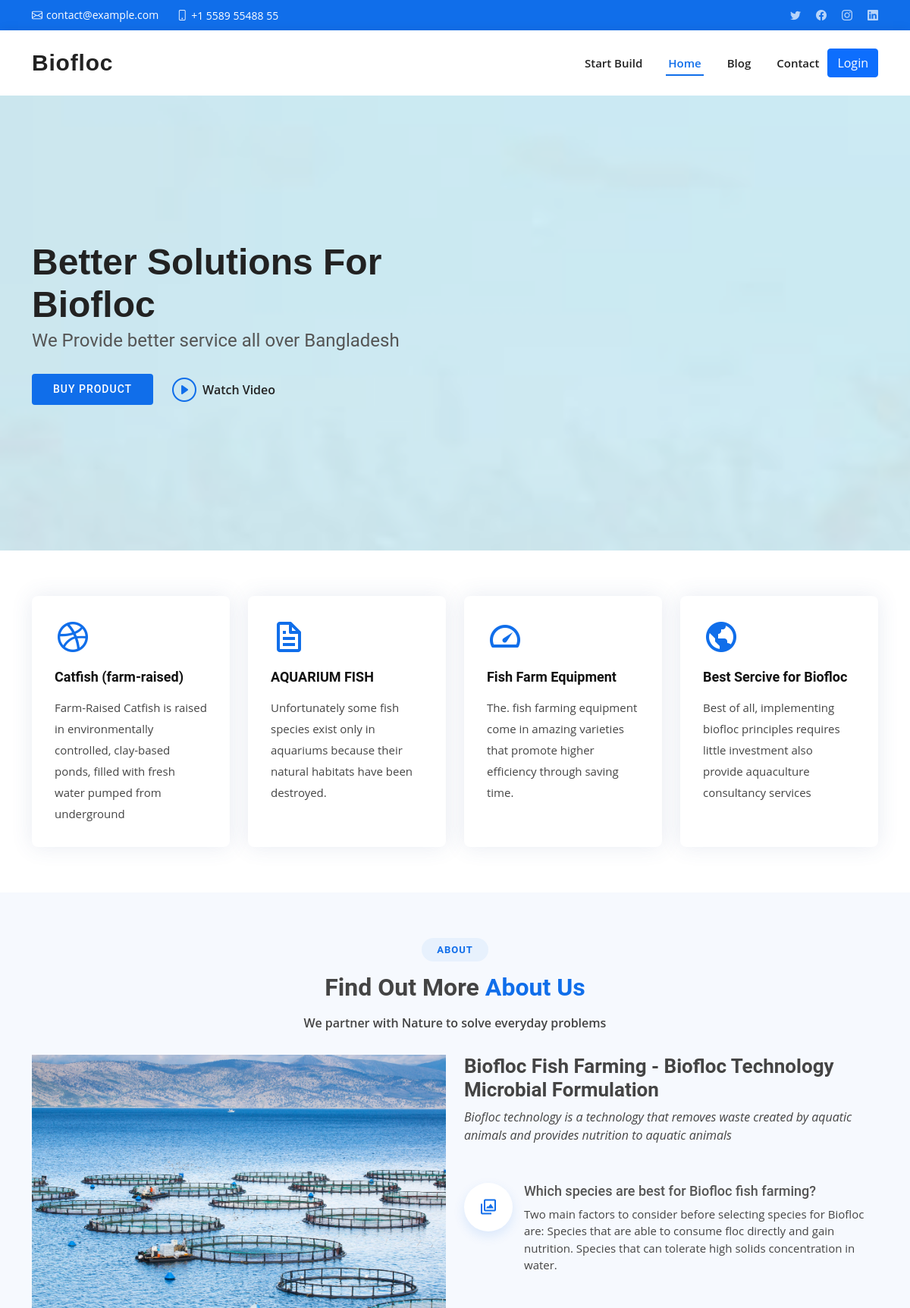
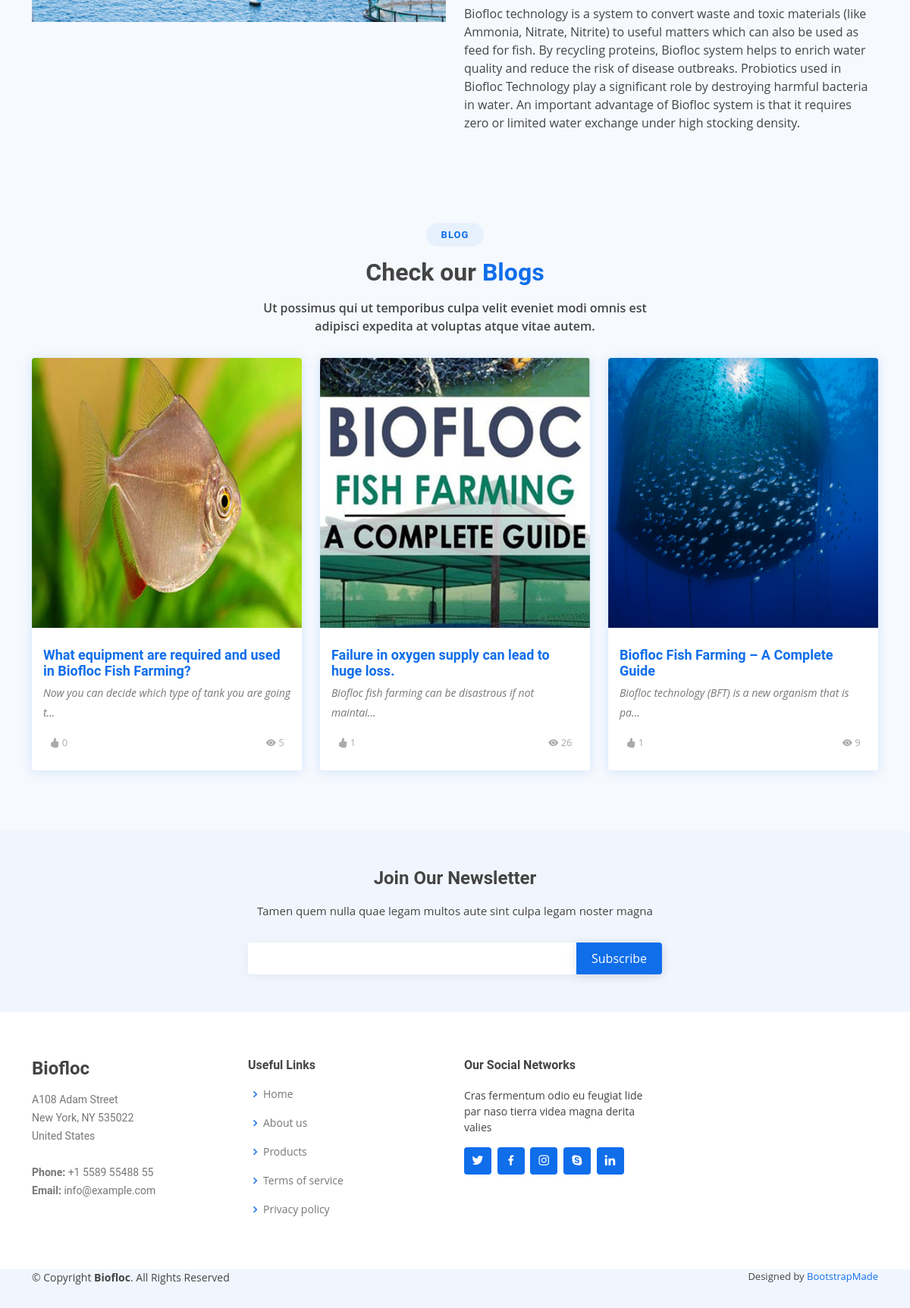
The page / on the database its author committed (2 pictures, top to bottom).
### blog/models.py (models this page shows, shortened)
class Blog(models.Model):
    title = models.CharField(max_length=255)
    details = models.TextField()
    image = models.ImageField(upload_to='blog', default='720x400.png')
    post_views = models.IntegerField(default=0)
    status = models.BooleanField(default=False)
    author = models.ForeignKey(
        User, related_name='blog', on_delete=models.CASCADE)
    likes = models.ManyToManyField(
        User, related_name='likes', blank=True)
    like_count = models.BigIntegerField(default=0)
    created_at = models.DateTimeField(auto_now_add=True)

### biofloc/views.py (the view)
# urls.py: path('', HomePage, name='home'),
def HomePage(request):
    blog = Blog.objects.filter(status=True).order_by('-id')[0:3]
    context = {
        'blogs': blog
    }
    return render(request, 'index.html', context)

### templates/index.html (shortened to what this page needs)
{% extends "layout/layout.html" %}
{% load static %}
{% block content %}
<section id="hero" class="d-flex align-items-center">
  <div class="container">
    <div class="row">
      <div class="col-lg-6 d-flex flex-column justify-content-center pt-4 pt-lg-0 order-2 order-lg-1" data-aos="fade-up"
        data-aos-delay="200">
        <h1>Better Solutions For Biofloc</h1>
        <h2>We Provide better service all over Bangladesh</h2>
        <div class="d-flex justify-content-center justify-content-lg-start">
          <a href="{% url 'product' %}" class="btn-get-started scrollto">Buy Product</a>
          <a href="https://youtu.be/g4AYil5--70" class="glightbox btn-watch-video"><i
              class="bi bi-play-circle"></i><span>Watch Video</span></a>
        </div>
      </div>
      <div class="col-lg-6 order-1 order-lg-2 hero-img" data-aos="zoom-in" data-aos-delay="200">
      </div>
    </div>
  </div>
</section>
<section id="featured-services" class="featured-services">
  <div class="container aos-init aos-animate" data-aos="fade-up">
    <div class="row">
      <div class="col-md-6 col-lg-3 d-flex align-items-stretch mb-5 mb-lg-0">
        <div class="icon-box aos-init aos-animate" data-aos="fade-up" data-aos-delay="100">
          <div class="icon"><i class="bx bxl-dribbble"></i></div>
          <h4 class="title"><a href="">Catfish (farm-raised)</a></h4>
          <p class="description">Farm-Raised Catfish is raised in environmentally controlled, clay-based ponds, filled
            with fresh water pumped from underground</p>
        </div>
      </div>
      <div class="col-md-6 col-lg-3 d-flex align-items-stretch mb-5 mb-lg-0">
        <div class="icon-box aos-init aos-animate" data-aos="fade-up" data-aos-delay="200">
          <div class="icon"><i class="bx bx-file"></i></div>
          <h4 class="title"><a href="">AQUARIUM FISH</a></h4>
          <p class="description">Unfortunately some fish species exist only in aquariums because their natural habitats
            have been destroyed.</p>
        </div>
      </div>
      <div class="col-md-6 col-lg-3 d-flex align-items-stretch mb-5 mb-lg-0">
        <div class="icon-box aos-init aos-animate" data-aos="fade-up" data-aos-delay="300">
          <div class="icon"><i class="bx bx-tachometer"></i></div>
          <h4 class="title"><a href="">Fish Farm Equipment</a></h4>
          <p class="description"> The. fish farming equipment come in amazing varieties that promote higher efficiency
            through saving time.</p>
        </div>
      </div>
      <div class="col-md-6 col-lg-3 d-flex align-items-stretch mb-5 mb-lg-0">
        <div class="icon-box aos-init aos-animate" data-aos="fade-up" data-aos-delay="400">
          <div class="icon"><i class="bx bx-world"></i></div>
          <h4 class="title"><a href="">Best Sercive for Biofloc</a></h4>
          <p class="description">Best of all, implementing biofloc principles requires little investment also provide
            aquaculture consultancy services</p>
        </div>
      </div>
    </div>
  </div>
</section>
<section id="about" class="about section-bg">
  <div class="container aos-init aos-animate" data-aos="fade-up">
    <div class="section-title">
      <h2>About</h2>
      <h3>Find Out More <span>About Us</span></h3>
      <p>We partner with Nature to solve everyday problems</p>
    </div>
    <div class="row">
      <div class="col-lg-6 aos-init aos-animate" data-aos="fade-right" data-aos-delay="100">
        <img src="{% static 'img/2.jpg' %}" class="img-fluid" alt="">
      </div>
      <div class="col-lg-6 pt-4 pt-lg-0 content d-flex flex-column justify-content-center aos-init aos-animate"
        data-aos="fade-up" data-aos-delay="100">
        <h3>Biofloc Fish Farming - Biofloc Technology Microbial Formulation</h3>
        <p class="fst-italic">
          Biofloc technology is a technology that removes waste created by aquatic animals and provides nutrition to aquatic animals
        </p>
        <ul>
          <li>
            <i class="bx bx-images"></i>
            <div>
              <h5>Which species are best for Biofloc fish farming?</h5>
              <p>Two main factors to consider before selecting species for Biofloc are:
Species that are able to consume floc directly and gain nutrition.
Species that can tolerate high solids concentration in water.</p>
            </div>
          </li>
        </ul>
        <p>
          Biofloc technology is a system to convert waste and toxic materials (like Ammonia, Nitrate, Nitrite) to useful matters which can also be used as feed for fish. By recycling proteins, Biofloc system helps to enrich water quality and reduce the risk of disease outbreaks. Probiotics used in Biofloc Technology play a significant role by destroying harmful bacteria in water. An important advantage of Biofloc system is that it requires zero or limited water exchange under high stocking density.
        </p>
      </div>
    </div>
  </div>
</section>
<section id="team" class="team section-bg">
  <div class="container aos-init aos-animate" data-aos="fade-up">
    <div class="section-title">
      <h2>Blog</h2>
      <h3>Check our <span>Blogs</span></h3>
      <p>Ut possimus qui ut temporibus culpa velit eveniet modi omnis est adipisci expedita at voluptas atque vitae
        autem.</p>
    </div>
    <div class="row">
      {% for blog in blogs %}
      <div class="col-lg-4 col-md-4 d-flex align-items-stretch aos-init aos-animate" data-aos="fade-up"
        data-aos-delay="100">
        <div class="member">
          <div class="member-img">
            <img src="{{ blog.image.url}}" class="img-fluid" alt="">
          </div>
          <div class="member-info">
            <h4><a href="{% url 'blog-details' blog.id %}">{{blog.title}}</a></h4>
            <p>{{blog.details|truncatechars:54}}</p>
            <div class="d-flex justify-content-between" style="font-size: 15px;">
              <span class="badge badge-pill badge-primary"><i class="bi bi-hand-thumbs-up-fill"></i>
                {{blog.like_count}}</span>
              <span class="badge badge-pill badge-primary"><i class="bi bi-eye-fill"></i>
                {{blog.post_views}}</span>
            </div>
          </div>
        </div>
      </div>
      {% endfor %}
    </div>
  </div>
</section>
{% endblock content %}

### static/assets/css/style.css (style rules this page uses)
body { font-family: "Open Sans", sans-serif; color: #444444; }
a { color: #106eea; text-decoration: none; }
h1, h2, h3, h4, h5, h6 { font-family: "Roboto", sans-serif; }
#hero { width: 100%; height: 75vh; background: url("../img/hero-bg2.jpg") top left; background-size: cover; position: relative; }
#hero:before { content: ""; background: rgba(255, 255, 255, 0.6); position: absolute; bottom: 0; top: 0; left: 0; right: 0; }
#hero .container { position: relative; }
#hero h1 { margin: 0; font-size: 48px; font-weight: 700; line-height: 56px; color: #222222; font-family: "Poppins", sans-serif; }
#hero h2 { color: #555555; margin: 5px 0 30px 0; font-size: 24px; font-weight: 400; }
#hero .btn-get-started { font-family: "Roboto", sans-serif; text-transform: uppercase; font-weight: 500; font-size: 14px; letter-spacing: 1px; display: inline-block; padding: 10px 28px; border-radius: 4px; transition: 0.5s; color: #fff; background: #106eea; }
#hero .btn-watch-video { font-size: 16px; transition: 0.5s; margin-left: 25px; color: #222222; font-weight: 600; display: flex; align-items: center; }
#hero .btn-watch-video i { color: #106eea; font-size: 32px; transition: 0.3s; line-height: 0; margin-right: 8px; }
@media (min-width: 1024px) { #hero { background-attachment: fixed; } }
section { padding: 60px 0; overflow: hidden; }
.section-bg { background-color: #f6f9fe; }
.section-title { text-align: center; padding-bottom: 30px; }
.section-title h2 { font-size: 13px; letter-spacing: 1px; font-weight: 700; padding: 8px 20px; margin: 0; background: #e7f1fd; color: #106eea; display: inline-block; text-transform: uppercase; border-radius: 50px; }
.section-title h3 { margin: 15px 0 0 0; font-size: 32px; font-weight: 700; }
.section-title h3 span { color: #106eea; }
.section-title p { margin: 15px auto 0 auto; font-weight: 600; }
@media (min-width: 1024px) { .section-title p { width: 50%; } }
.featured-services .icon-box { padding: 30px; position: relative; overflow: hidden; background: #fff; box-shadow: 0 0 29px 0 rgba(68, 88, 144, 0.12); transition: all 0.3s ease-in-out; border-radius: 8px; z-index: 1; }
.featured-services .icon-box::before { content: ''; position: absolute; background: #cbe0fb; right: 0; left: 0; bottom: 0; top: 100%; transition: all 0.3s; z-index: -1; }
.featured-services .icon { margin-bottom: 15px; }
.featured-services .icon i { font-size: 48px; line-height: 1; color: #106eea; transition: all 0.3s ease-in-out; }
.featured-services .title { font-weight: 700; margin-bottom: 15px; font-size: 18px; }
.featured-services .title a { color: #111; }
.featured-services .description { font-size: 15px; line-height: 28px; margin-bottom: 0; }
.about .content h3 { font-weight: 600; font-size: 26px; }
.about .content ul { list-style: none; padding: 0; }
.about .content ul li { display: flex; align-items: flex-start; margin-bottom: 35px; }
.about .content ul li:first-child { margin-top: 35px; }
.about .content ul i { background: #fff; box-shadow: 0px 6px 15px rgba(16, 110, 234, 0.12); font-size: 24px; padding: 20px; margin-right: 15px; color: #106eea; border-radius: 50px; }
.about .content ul h5 { font-size: 18px; color: #555555; }
.about .content ul p { font-size: 15px; }
.about .content p:last-child { margin-bottom: 0; }
.team { padding: 60px 0; }
.team .member { margin-bottom: 20px; overflow: hidden; border-radius: 4px; background: #fff; box-shadow: 0px 2px 15px rgba(16, 110, 234, 0.15); }
.team .member .member-img { position: relative; overflow: hidden; }
.team .member .member-info { padding: 25px 15px; }
.team .member .member-info h4 { font-weight: 700; margin-bottom: 5px; font-size: 18px; color: #222222; }
.team .member .member-info span { display: block; font-size: 13px; font-weight: 400; color: #aaaaaa; }
.team .member .member-info p { font-style: italic; font-size: 14px; line-height: 26px; color: #777777; }

### rows shown on the page
Blog: image (picture), title "What equipment are required and used in Biofloc Fish Farming?", details "Now you can decide which type of tank you are going t…", like_count "0", post_views "5"
Blog: image (picture), title "Failure in oxygen supply can lead to huge loss.", details "Biofloc fish farming can be disastrous if not maintai…", like_count "1", post_views "26"
Blog: image (picture), title "Biofloc Fish Farming – A Complete Guide", details "Biofloc technology (BFT) is a new organism that is pa…", like_count "1", post_views "9"
